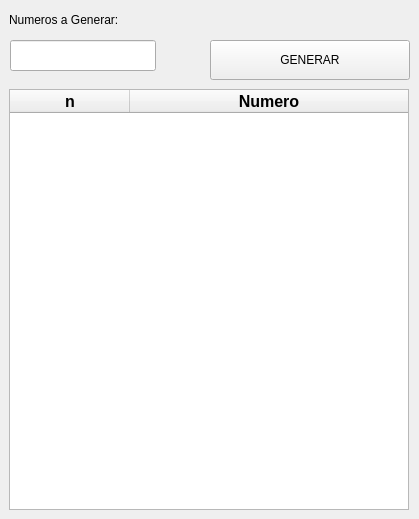
       <widget class="QWidget" name="DOS">
        <property name="windowTitle">
         <string>::GENERADOR DE NUMEROS ENTRE 0 Y 100::</string>
        </property>
        <widget class="QLabel" name="label_2">
         <property name="geometry">
          <rect>
           <x>9</x>
           <y>9</y>
           <width>132</width>
           <height>21</height>
          </rect>
         </property>
         <property name="text">
          <string>Numeros a Generar:</string>
         </property>
        </widget>
        <widget class="QLineEdit" name="lineval_rand">
         <property name="geometry">
          <rect>
           <x>10</x>
           <y>40</y>
           <width>146</width>
           <height>31</height>
          </rect>
         </property>
         <property name="maximumSize">
          <size>
           <width>200</width>
           <height>16777215</height>
          </size>
         </property>
        </widget>
        <widget class="QTableWidget" name="tabla_rand">
         <property name="enabled">
          <bool>true</bool>
         </property>
         <property name="geometry">
          <rect>
           <x>9</x>
           <y>89</y>
           <width>400</width>
           <height>421</height>
          </rect>
         </property>
         <property name="maximumSize">
          <size>
           <width>400</width>
           <height>16777215</height>
          </size>
         </property>
         <property name="sizeIncrement">
          <size>
           <width>8</width>
           <height>0</height>
          </size>
         </property>
         <property name="contextMenuPolicy">
          <enum>Qt::DefaultContextMenu</enum>
         </property>
         <property name="autoFillBackground">
          <bool>false</bool>
         </property>
         <property name="frameShape">
          <enum>QFrame::StyledPanel</enum>
         </property>
         <property name="frameShadow">
          <enum>QFrame::Plain</enum>
         </property>
         <property name="lineWidth">
          <number>0</number>
         </property>
         <property name="selectionMode">
          <enum>QAbstractItemView::SingleSelection</enum>
         </property>
         <property name="selectionBehavior">
          <enum>QAbstractItemView::SelectRows</enum>
         </property>
         <property name="showGrid">
          <bool>true</bool>
         </property>
         <attribute name="horizontalHeaderVisible">
          <bool>true</bool>
         </attribute>
         <attribute name="horizontalHeaderCascadingSectionResizes">
          <bool>false</bool>
         </attribute>
         <attribute name="horizontalHeaderDefaultSectionSize">
          <number>120</number>
         </attribute>
         <attribute name="horizontalHeaderStretchLastSection">
          <bool>true</bool>
         </attribute>
         <attribute name="verticalHeaderVisible">
          <bool>false</bool>
         </attribute>
         <column>
          <property name="text">
           <string notr="true">n</string>
          </property>
          <property name="font">
           <font>
            <pointsize>12</pointsize>
            <weight>75</weight>
            <bold>true</bold>
           </font>
          </property>
          <property name="background">
           <color>
            <red>0</red>
            <green>170</green>
            <blue>255</blue>
           </color>
          </property>
         </column>
         <column>
          <property name="text">
           <string>Numero</string>
          </property>
          <property name="font">
           <font>
            <pointsize>12</pointsize>
            <weight>75</weight>
            <bold>true</bold>
           </font>
          </property>
          <property name="background">
           <color>
            <red>0</red>
            <green>170</green>
            <blue>255</blue>
           </color>
          </property>
         </column>
        </widget>
        <widget class="QPushButton" name="btngenerar_alea">
         <property name="geometry">
          <rect>
           <x>210</x>
           <y>40</y>
           <width>200</width>
           <height>40</height>
          </rect>
         </property>
         <property name="minimumSize">
          <size>
           <width>200</width>
           <height>40</height>
          </size>
         </property>
         <property name="text">
          <string>GENERAR</string>
         </property>
        </widget>
       </widget>
